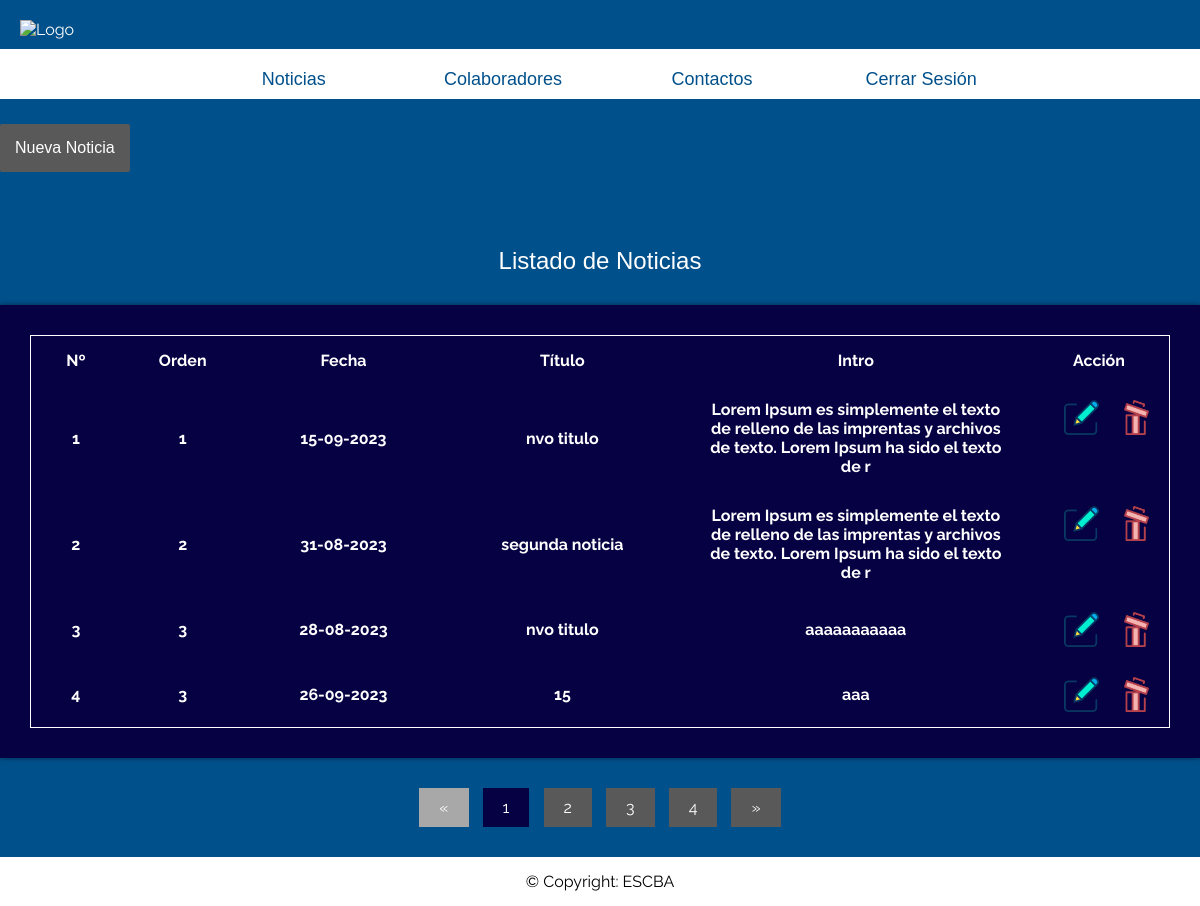
Screenshot of /admin/noticias.php with the database file from the repository.
### tables this page shows
CREATE TABLE IF NOT EXISTS `noticias` (
  `id` int UNSIGNED NOT NULL AUTO_INCREMENT,
  `fecha` timestamp NULL DEFAULT NULL,
  `titulo` varchar(255) NOT NULL,
  `intro` longtext NOT NULL,
  `detalle` longtext,
  `imagen` varchar(255) DEFAULT NULL,
  `fuente` varchar(255) DEFAULT NULL,
  `orden` int DEFAULT NULL,
  `destacado` char(1) DEFAULT NULL,
  `borrado` char(1) NOT NULL DEFAULT '0' COMMENT '0 = NO BORRADO - 1 = BORRADO',
  PRIMARY KEY (`id`)
);

### admin/config.php (called while the page is built, shortened)
<?php
$admin_config = array(
	'usuario_por_pagina'=> '4',
	'colaboradores_por_pagina'=> '6',
	'carpeta_imagenes' => '../img/'
);
?>

### functions.php (called while the page is built, shortened)
<?php
function pagina_actual(){
	return isset($_GET['p']) ? (int)$_GET['p']: 1;
}
function obtener_noticias($usuario_por_pagina, $conexion){
	$inicio = (pagina_actual() > 1) ? (pagina_actual() * $usuario_por_pagina - $usuario_por_pagina) : 0;
	$sentencia = $conexion->prepare("SELECT *, DATE_FORMAT(fecha, '%d-%m-%Y') as fecha FROM noticias WHERE borrado = 0 ORDER BY orden ASC, id ASC, fecha DESC LIMIT {$inicio}, {$usuario_por_pagina}");
	$sentencia->execute();
	return $sentencia->fetchAll();
}
?>

### admin/noticias.php (the view, shortened to what this page needs)
<?php
require 'config.php';
require '../functions.php';
require 'views/header.php';
$conexion = conexion($bd_config);
$noticias = obtener_noticias($admin_config['usuario_por_pagina'], $conexion);
?>
<div class="contenedor-menu">
	<a href="nuevaNoticia.php" class="btn">Nueva Noticia</a>
	<h2 class="titulo">Listado de Noticias</h2>
	<section class="post">
	<table class="tablaNoticias">
        <tr>
          <th scope="col">N&ordm;</th>
          <th scope="col">Orden</th>
          <th scope="col">Fecha</th>
          <th scope="col">Título</th>
          <th scope="col" class="notiInt">Intro</th>
          <th width="100" scope="col">Acción</th>
        </tr>
	<?php
  $i = 1;
  foreach($noticias as $noticia):?>
		<tr>
              <th scope="col"><?php echo $i;?></th>
              <th scope="col"><?php echo $noticia['orden'];?></th>
              <th scope="col"><?php echo $noticia['fecha'];?></th>
              <th scope="col"><?php echo $noticia['titulo'];?></th>
              <th scope="col"><?php echo substr($noticia['intro'],0,118);?></th>
              <th  scope="col" class="tableCol">
              <a href='editarNoticia.php?id=<?php echo $noticia['id']?>'><img src="../img/editar.png" class="imgTabla"></a>
              <a onclick="return confirm('Seguro desea eliminar la Noticia?');" href="borrarNoticia.php?id=<?php echo $noticia['id']?>p=<?php echo pagina_actual();?>"><img src="../img/borrar.png" class="imgTabla"></a>
              </th>
            </tr>
	</section>
	<?php
    $i++;
    endforeach; ?>
</div>
<?php require 'paginacion_noticias.php'; ?>
</html>
<?php require 'views/footer.php'; ?>
</body>

### admin/css/estilos.css (style rules this page uses)
* { margin: 0; padding: 0; -webkit-box-sizing: border-box; -moz-box-sizing: border-box; box-sizing: border-box; }
body { font-size: 16px; font-family: 'Raleway', sans-serif; background: #00508b; color:#fff; }
a { text-decoration: none; color: white; }
.contenedor-menu { width: 100%; margin: auto; }
.titulo { font-weight: 300; color: #FFFFFF; text-align: center; margin: 60px 0 30px 0; }
h1, h2, h3, h4, h5, h6 { font-family: "Oswald", Arial, Sans-serif; font-weight: normal; }
.btn { padding: 15px; display: inline-block; margin: 15px 0; background: #595959; color:#fff; font-size: 1em; font-family: Arial, sans-serif, helvetica; border-radius: 2px; border:none; }
.post { width: 100%; background: #060142; box-shadow: 0px 0px 5px rgba(0,0,0, .5); margin-bottom: 30px; padding: 30px; }
.tablaNoticias { border: 1px solid; color: white; width: 100%; }
.tablaNoticias th { padding-left: 20px; }
.notiInt { width: 30%; padding-left: 20px; }
table { table-layout: fixed; width: 100%; border-collapse: collapse; border: 3px solid white; display: flex; }
th, td { padding-top: 15px; padding-bottom: 15px; padding-right: 15px; padding-left: 50px; }
.imgTabla { display: flex; flex-direction: row; width: 40px; display: inline-flex; float: left; padding-left: 5px; margin-left: 15px; }
.tableCol { display: flex; flex-direction: row; padding-left: 15px; }

### rows the page displays
noticias: orden "1", fecha "15-09-2023", titulo "nvo titulo", intro "Lorem Ipsum es simplemente el texto de relleno de las imprentas y archivos de texto. Lorem Ipsum ha sido el texto de r"
noticias: orden "2", fecha "31-08-2023", titulo "segunda noticia", intro "Lorem Ipsum es simplemente el texto de relleno de las imprentas y archivos de texto. Lorem Ipsum ha sido el texto de r"
noticias: orden "3", fecha "28-08-2023", titulo "nvo titulo", intro "aaaaaaaaaaa"
noticias: orden "3", fecha "26-09-2023", titulo "15", intro "aaa"
